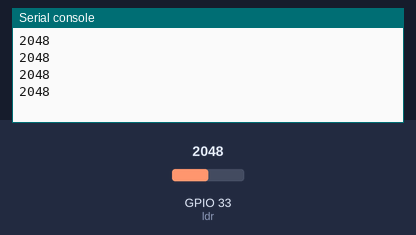
A program run on a simulated ESP32 board running MicroPython. On the bench: the last lines printed to the serial console. Inputs (shaded band) come from the test bench; at power-on: GPIO 33 (ldr) = 2048 (analog values on the 0–4095 scale).

Above: at 1.2 s.
1.3 s: GPIO 33 (ldr) set to 2866
At 1.71 s:
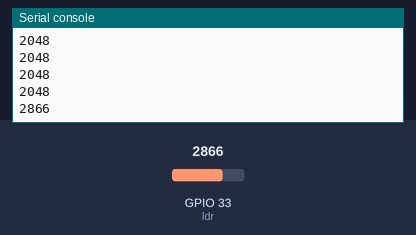
2.8 s: GPIO 33 (ldr) set to 3603
At 2.91 s:
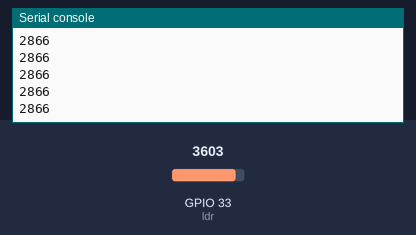
Timing chart, 0 to 5.8 s (numbered marks = the images above; inputs shaded):
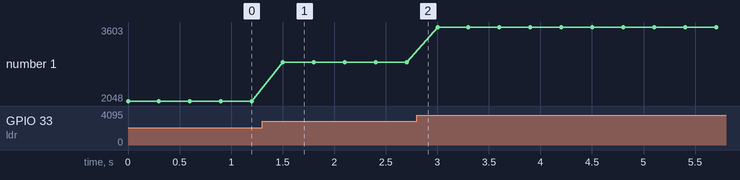

Measured:
- after the input at 1.3 s, the serial console: prints a new line after 0.20 s (image 1)
- plotted number 1: 2048 → 2866 after the input at 1.3 s, 2866 → 3603 after the input at 2.8 s

The program:

teste_LDR.py
```python
# Teste com a placa NodeMCU ESP32
#Fonte:  https://RandomNerdTutorials.com


from machine import Pin, ADC
import time

ldr = ADC(Pin(33))

ldr.atten(ADC.ATTN_11DB)

for i in range(50):
    ldr_value = ldr.read()
    print(ldr_value)
    time.sleep_ms(300)
```
